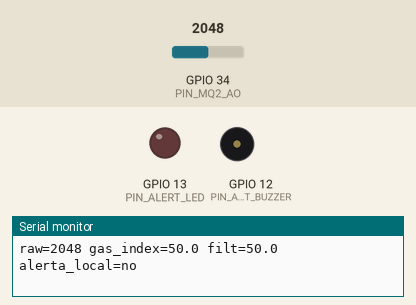
A program run on a simulated ESP32. Shown: output pins drawn as LEDs (lit = HIGH), buzzer (waves = sounding, pin HIGH), the last lines printed to the serial monitor. Inputs (shaded band) come from the test bench; at power-on: GPIO 34 (PIN_MQ2_AO) = 2048. WiFi joins after 1.5 s; servers stay silent unless stated; no MQTT or app messages arrive unless stated.

Above: at 2.7 s.
2.8 s: GPIO 34 (PIN_MQ2_AO) set to 2257
5.8 s: GPIO 34 (PIN_MQ2_AO) set to 2312
At 7.4 s:
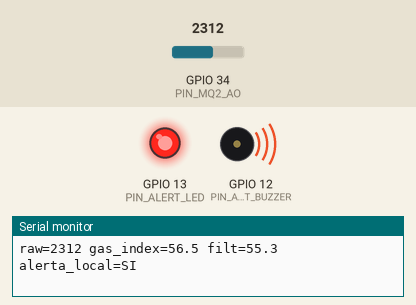
8.8 s: GPIO 34 (PIN_MQ2_AO) set to 2047
At 10.3 s:
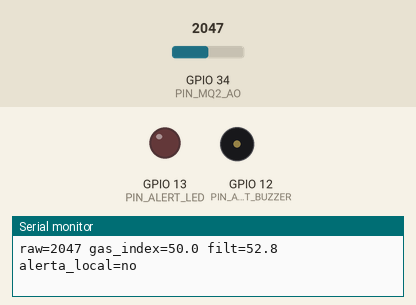
Timing chart, 0 to 11.8 s (numbered marks = the images above; inputs shaded):
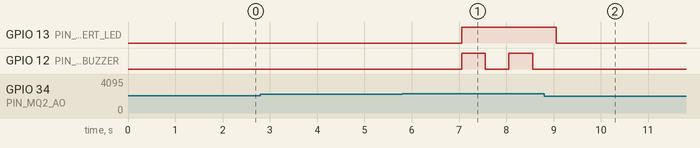

The program:

main.cpp
```cpp
/**
 * Borde IoT — MQ-2, MQTT y alertas locales (LED + buzzer) por alto indice de gas.
 */
#include "config.h"
#include <Arduino.h>
#include <ArduinoJson.h>
#include <PubSubClient.h>
#include <WiFi.h>

static const char *WIFI_SSID = "Wokwi-GUEST";
static const char *MQTT_USER = "sensor";
static const char *MQTT_PASS = "sensor123";
static const char *TOPIC_PPM = "casa/gas/ppm";
static const char *TOPIC_ALERT = "casa/gas/alerta";
static const char *SENSOR_ID = "MQ-2-WOKWI";

static const char *mqttHost = "host.wokwi.internal";
static const int mqttPort = 1883;

static WiFiClient wifiClient;
static PubSubClient mqtt(wifiClient);

static void setup_wifi() {
  Serial.print(F("WiFi "));
  WiFi.mode(WIFI_STA);
  WiFi.begin(WIFI_SSID, "", 6);
  while (WiFi.status() != WL_CONNECTED) {
    delay(100);
    Serial.print(F("."));
  }
  Serial.println(F(" OK"));
  Serial.println(WiFi.localIP());
}

static void reconnect_mqtt() {
  while (!mqtt.connected()) {
    Serial.print(F("MQTT "));
    if (mqtt.connect("wokwi-gas-esp32", MQTT_USER, MQTT_PASS)) {
      Serial.println(F("OK"));
    } else {
      Serial.print(F("err "));
      Serial.println(mqtt.state());
      delay(1500);
    }
  }
}

/** Convierte ADC (0..4095) a indice relativo de gas (0..100). */
static float raw_to_index(int raw) {
  return (raw / 4095.0f) * 100.0f;
}

static float ema_value(float v) {
  static bool initialized = false;
  static float value = 0.0f;
  const float alpha = 0.22f; // visual más estable
  if (!initialized) {
    value = v;
    initialized = true;
    return value;
  }
  value = (alpha * v) + ((1.0f - alpha) * value);
  return value;
}

/** LED encendido y pitidos periódicos mientras haya peligro.
 * En ESP32/Wokwi evitamos tone() para no depender de inicialización LEDC.
 */
static void update_local_alert(bool danger, uint32_t now) {
  static uint32_t lastToggle = 0;
  static bool buzzerOn = false;

  if (!danger) {
    digitalWrite(PIN_ALERT_LED, LOW);
    digitalWrite(PIN_ALERT_BUZZER, LOW);
    lastToggle = 0;
    buzzerOn = false;
    return;
  }

  digitalWrite(PIN_ALERT_LED, HIGH);

  // Pitido intermitente simple para buzzer activo: 200ms ON / 300ms OFF
  const uint32_t interval = buzzerOn ? 200 : 300;
  if (now - lastToggle >= interval) {
    buzzerOn = !buzzerOn;
    digitalWrite(PIN_ALERT_BUZZER, buzzerOn ? HIGH : LOW);
    lastToggle = now;
  }
}

static void publish_telemetry(float gasIndex, int raw, uint32_t now) {
  StaticJsonDocument<192> doc;
  doc["gas_index"] = gasIndex;
  doc["raw"] = raw;
  doc["timestamp"] = (int)(now / 1000);
  doc["sensor"] = SENSOR_ID;

  char payload[192];
  const size_t n = serializeJson(doc, payload, sizeof(payload));
  if (n == 0 || n >= sizeof(payload)) {
    Serial.println(F("JSON overflow"));
    return;
  }

  if (mqtt.publish(TOPIC_PPM, payload, false)) {
    Serial.printf("[MQTT] gas_index=%.2f raw=%d\n", gasIndex, raw);
  } else {
    Serial.println(F("[MQTT] publish fallo"));
  }

  if (gasIndex > 55.0f) {
    StaticJsonDocument<160> alert;
    alert["gas_index"] = gasIndex;
    alert["raw"] = raw;
    alert["level"] = "CRITICAL";
    alert["timestamp"] = (int)(now / 1000);
    alert["sensor"] = SENSOR_ID;
    char alertBuf[160];
    const size_t na = serializeJson(alert, alertBuf, sizeof(alertBuf));
    if (na > 0 && na < sizeof(alertBuf)) {
      mqtt.publish(TOPIC_ALERT, alertBuf, false);
    }
  }
}

void setup() {
  Serial.begin(115200);
  pinMode(PIN_MQ2_AO, INPUT);
  pinMode(PIN_ALERT_LED, OUTPUT);
  pinMode(PIN_ALERT_BUZZER, OUTPUT);
  digitalWrite(PIN_ALERT_LED, LOW);

  setup_wifi();
  mqtt.setServer(mqttHost, mqttPort);
  reconnect_mqtt();
}

void loop() {
  if (!mqtt.connected()) {
    reconnect_mqtt();
  }
  mqtt.loop();

  const uint32_t now = millis();

  static uint32_t lastSample = 0;
  static int latestRaw = 0;
  static float latestInstantIndex = 0.0f;
  static float latestFilteredIndex = 0.0f;
  if (now - lastSample >= SENSOR_SAMPLE_MS) {
    lastSample = now;
    const int raw = analogRead(PIN_MQ2_AO);
    latestRaw = raw;
    const float gasIndex = raw_to_index(raw);
    latestInstantIndex = gasIndex;
    const float filteredIndex = ema_value(gasIndex);
    latestFilteredIndex = filteredIndex;
    const bool danger = filteredIndex > 55.0f;
    update_local_alert(danger, now);
    Serial.printf("raw=%d gas_index=%.1f filt=%.1f alerta_local=%s\n", raw, gasIndex, filteredIndex, danger ? "SI" : "no");
  }

  static uint32_t lastMqtt = 0;
  if (now - lastMqtt >= MQTT_PUBLISH_MS) {
    lastMqtt = now;
    // Telemetría usa valor instantáneo para que coincida con el slider en dashboard.
    publish_telemetry(latestInstantIndex, latestRaw, now);
  }
}
```

config.h
```cpp
/**
 * Configuración del borde — pines y umbrales (ESP32 + MQ-2 + alertas locales).
 * Ajustá aquí GPIO si cambiás el cableado en diagram.json.
 */
#pragma once

#include <Arduino.h>

// Sensor MQ-2 (salida analógica → ADC1)
static const int PIN_MQ2_AO = 34;
static const int PIN_MQ2_DO = 35; // opcional, no usado en la lógica actual

// Alertas locales (coinciden con diagram.json)
static const int PIN_ALERT_LED = 13; // LED rojo + resistencia
static const int PIN_ALERT_BUZZER = 12;  // Buzzer: pin 1 GPIO, pin 2 GND

static const int PPM_ALERT_THRESHOLD = 300;
static const uint32_t MQTT_PUBLISH_MS = 4000;
static const uint32_t SENSOR_SAMPLE_MS = 500;
```

Measured:
- the behaviour switches between 2311 and 2312 on GPIO 34 (PIN_MQ2_AO) (found by bisection; images 0 and 1)
- after the input at 5.8 s, GPIO 13 (PIN_ALERT_LED): LOW → HIGH after 1.3 s; GPIO 12 (PIN_ALERT_BUZZER): alternates HIGH for 0.50 s and LOW for 0.50 s, starting after 1.3 s
- after the input at 8.8 s, GPIO 13 (PIN_ALERT_LED): HIGH → LOW after 0.26 s; GPIO 12 (PIN_ALERT_BUZZER): stops changing and stays LOW
